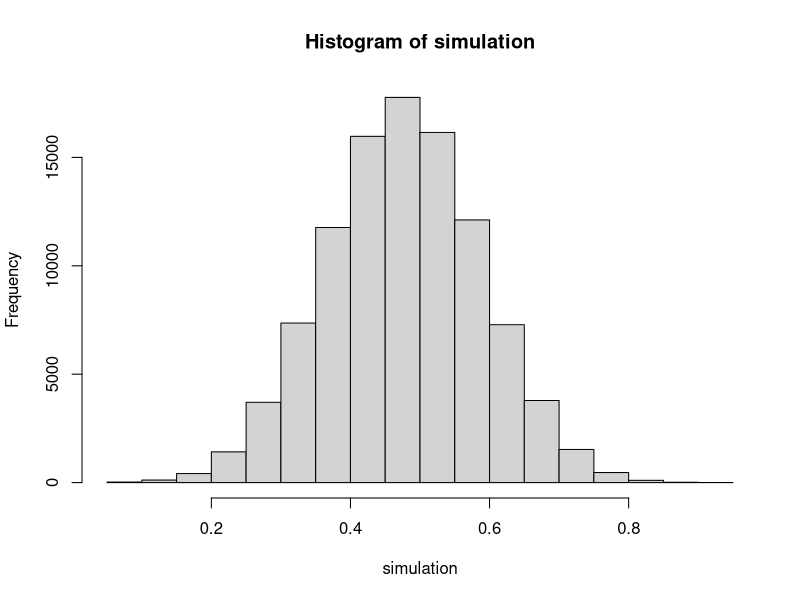

R code for this plot:
########## HW5 ################

# ________________ question 6 __________ #
df = 2 - 1 #degree of freedom

observed_true = 110 #the observed mothe wh can recognize their baby

n = 320 # total trial

p = 1/26 # probablity of a mother who recognize her child corectly


expected <- c(round(n*p) , round(n*(1-p)))
observed <- c(observed_true , n - observed_true)

khi2 <- sum(((observed  - expected)^2)/expected)
khi2

p_value <- pchisq(khi2 , df , lower.tail=FALSE)
p_value

#__________ question 7 __________ #
# H0 : eye color is independent from hair color
# HA : the eye colore is dependent from hair color
# To do a chi-square test of independence, our object has to be a matrix 
#Caith is already a matrix so we can proceed with the test.
library(MASS)
caith
r_sum <- c(rowSums(caith))
c_sum <- c(colSums(caith))
total_sum <- sum(r_sum)

expected_count <- (r_sum %*% t(c_sum)) / total_sum
expected_count

khi2 <-sum(((caith - expected_count)^2)/expected_count)
khi2

df <- (length(r_sum)-1) * (length(c_sum)-1)
df

p_value <- pchisq(khi2 , df  , lower.tail = FALSE)
p_value

chisq.test(caith)

#__________ question 8 ______________

#H0 = 0.5
#HA > 0.5
#n = 20
#p-hat = 1
n = 20 #number of observation(computers)
size = 1 #number of trialas
prob = 0.5 #probability of success in each trial
sample_size = 100000

simulation <- c()

for (val in 1: sample_size)
{
  computers <- rbinom(n, size, prob)
  n_damage <- sum(computers)
  propotion <- n_damage/n
  simulation <- append(simulation, propotion)
  #print(propotion)
}

hist(simulation)
#p-value = P(p-sim>=1 | p = 0.5)
p_value <- sum(simulation[simulation == 1])/sample_size
p_value